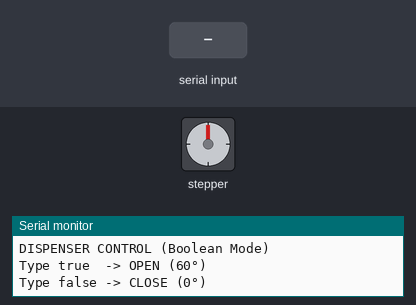
A sketch run on a simulated Arduino Uno, built with avr-gcc and run on an emulated ATmega328P. Parts: stepper motor, the last lines printed to the serial monitor. The inputs (shaded band) are chosen by the test bench. Stepper angles assume 2048 steps per turn.

Above: at 1.2 s.
1.3 s: "true\n" received over Serial
At 1.75 s:
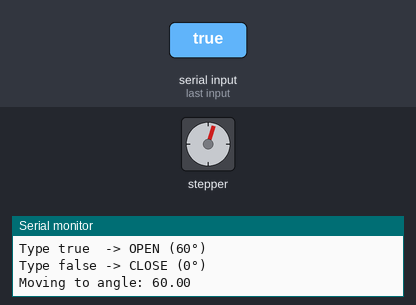
At 3.4 s:
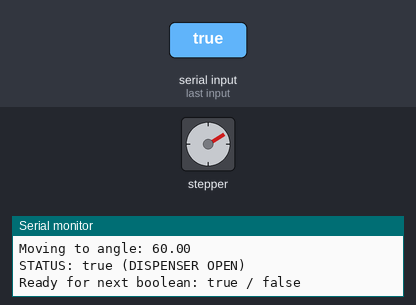
3.7 s: "false\n" received over Serial
At 4.46 s:
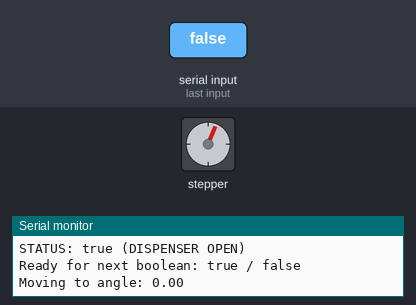
Timing chart, 0 to 6.7 s (numbered marks = the images above; inputs shaded):
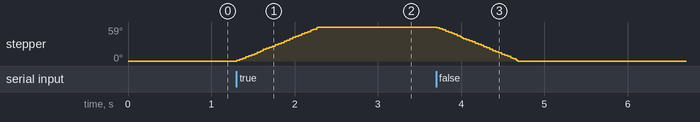

Measured:
- after the input at 1.3 s, stepper: turns 59° clockwise in 0.98 s, starting at once
- after the input at 3.7 s, stepper: turns 59° counter-clockwise in 0.98 s, starting at once

The sketch:

StepperMotor-Cat.ino
```cpp
#include <Stepper.h>

const int stepsPerRevolution = 2048;
Stepper stepper(stepsPerRevolution, 7, 6, 5, 4);

float currentAngle = 0;

void setup() {
  Serial.begin(9600);
  stepper.setSpeed(10);

  Serial.println("DISPENSER CONTROL (Boolean Mode)");
  Serial.println("Type true  -> OPEN (60°)");
  Serial.println("Type false -> CLOSE (0°)");
}

void loop() {

  if (Serial.available() > 0) {


    String input = Serial.readStringUntil('\n');
    input.trim();
    input.toLowerCase();


    bool command;

    if (input == "true") {
      command = true;
    }
    else if (input == "false") {
      command = false;
    }
    else {
      Serial.println("Invalid input! Type: true or false");
      return;
    }


    float targetAngle = (command == true) ? 60 : 0;


    float angleDifference = targetAngle - currentAngle;
    int stepsToMove = (2048.0 * angleDifference) / 360.0;

    Serial.print("Moving to angle: ");
    Serial.println(targetAngle);

    stepper.step(stepsToMove);
    currentAngle = targetAngle;


    if (command == true) {
      Serial.println("STATUS: true (DISPENSER OPEN)");
    } else {
      Serial.println("STATUS: false (DISPENSER CLOSED)");
    }

    Serial.println("Ready for next boolean: true / false");
  }
}
```
